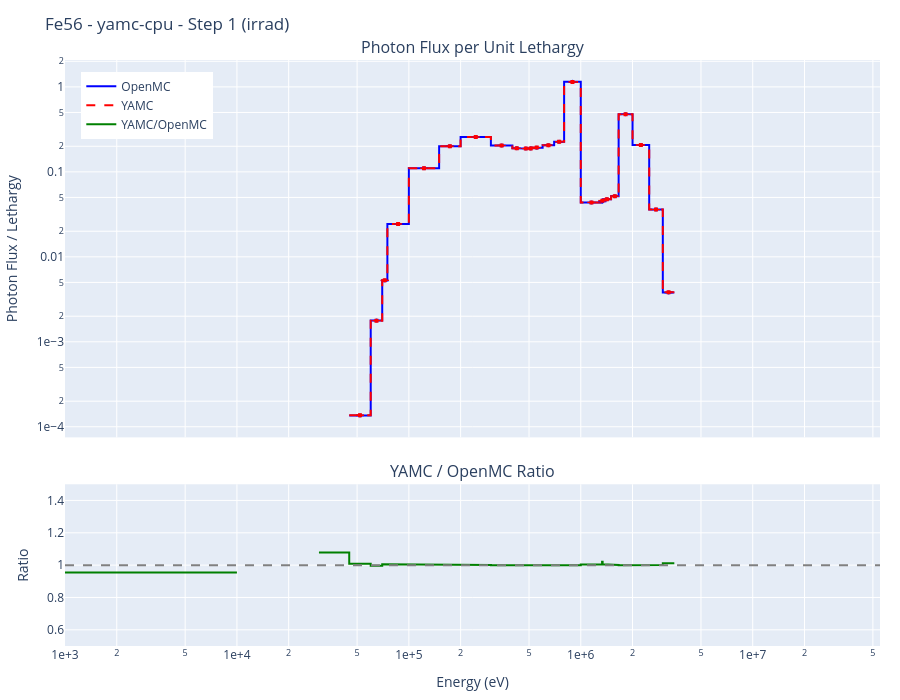
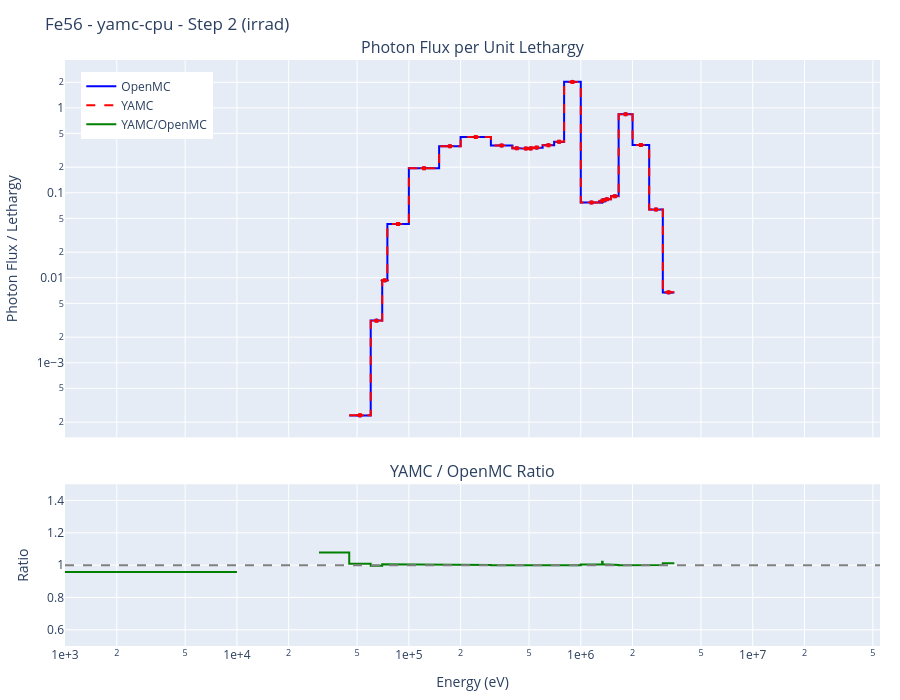
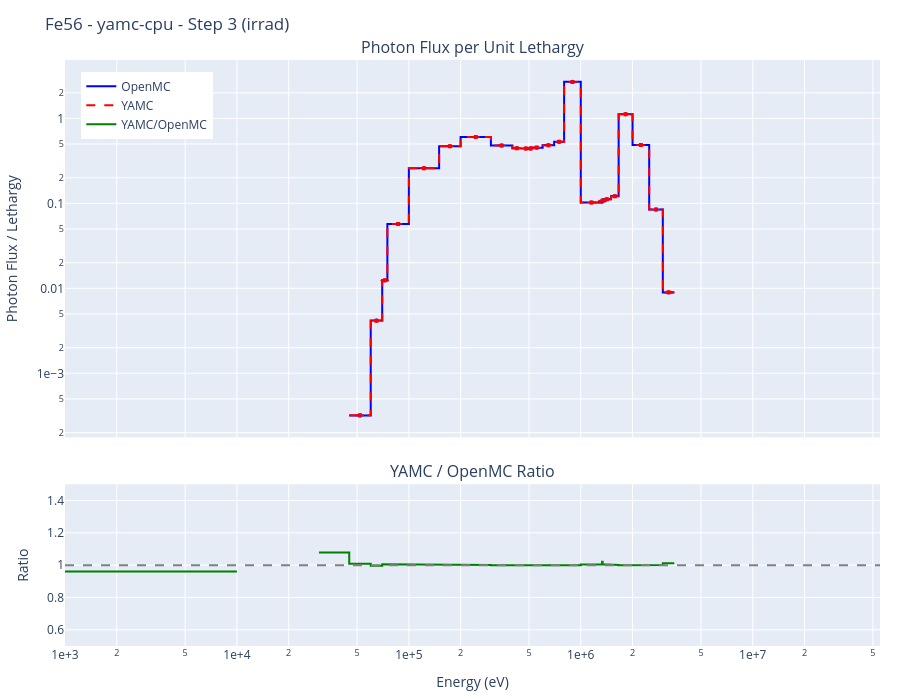
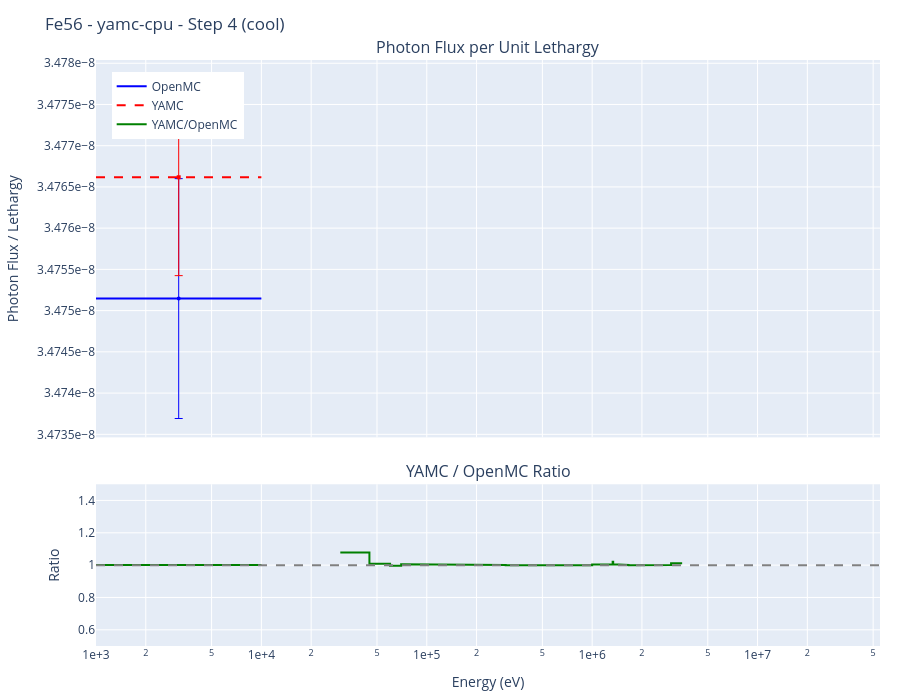

Write notebook code for charts like these, in order.
### Markdown cell above
## Results by Nuclide

Below are the comparison results for each nuclide. Each section includes:

- TCF-corrected photon flux spectrum plot per timestep (with lethargy normalization)
- Per-timestep comparison metrics table
- Quality assessment
- Performance comparison

### Code cell
# Display results for each nuclide.
#
# `results['yamc']` is a dict keyed by compute ('cpu' / 'gpu'); `results['metrics']`
# holds per-compute step metrics against the reference (OpenMC if run, else
# yamc-cpu). Each YAMC backend is plotted against that reference.
for nuclide, results in all_results.items():
    openmc_result = results['openmc']
    yamc_by_compute = results['yamc']
    per_compute_metrics = results['metrics']
    ref_label = results['reference_label']
    element = results['element']

    # Reference spectra: OpenMC if present, else yamc-cpu.
    reference = openmc_result if openmc_result is not None else yamc_by_compute.get('cpu')
    if reference is None:
        continue

    display(Markdown(f"## {nuclide} ({element})"))

    ref_time = reference['elapsed']
    perf_bits = [f"{ref_label}: {ref_time:.1f}s"]
    for compute, yr in yamc_by_compute.items():
        perf_bits.append(f"yamc-{compute}: {yr['elapsed']:.1f}s")
    display(Markdown(
        "**Performance:** " + " | ".join(perf_bits) + "  \n"
        f"**Radionuclides:** {ref_label}: {len(reference['radionuclides'])}"
    ))

    energy_bins = reference['energy_bins']

    for compute, yamc_result in yamc_by_compute.items():
        metrics = per_compute_metrics.get(compute)
        if metrics is None:
            # yamc-cpu IS the reference (openmc off) -> nothing to compare.
            continue
        display(Markdown(f"### yamc-{compute} vs {ref_label}"))
        metrics_table = create_step_metrics_table(metrics)
        display(metrics_table.style.hide(axis='index'))

        for step_idx in range(len(D1S_TIMESTEPS)):
            phase = D1S_PHASES[step_idx]
            display(Markdown(f"#### Step {step_idx + 1} ({phase})"))

            omc_flux = np.array(reference['spectra'][step_idx])
            omc_std = np.array(reference['spectra_std'][step_idx])
            ymc_flux = np.array(yamc_result['spectra'][step_idx])
            ymc_std = np.array(yamc_result['spectra_std'][step_idx])

            fig = create_comparison_plot(
                energy_bins, omc_flux, omc_std, ymc_flux, ymc_std,
                title=f"{nuclide} - yamc-{compute} - Step {step_idx + 1} ({phase})",
            )
            fig.show()

            display(Markdown("##### Spectral Agreement"))
            stats = calculate_spectral_agreement(omc_flux, ymc_flux, omc_std, ymc_std)
            display(create_agreement_table(stats).style.hide(axis='index'))

    print()
